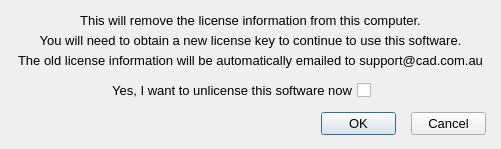
<?xml version="1.0" encoding="UTF-8"?>
<ui version="4.0">
 <class>Unlicense_Dialog</class>
 <widget class="QDialog" name="Unlicense_Dialog">
  <property name="geometry">
   <rect>
    <x>0</x>
    <y>0</y>
    <width>501</width>
    <height>149</height>
   </rect>
  </property>
  <property name="minimumSize">
   <size>
    <width>501</width>
    <height>149</height>
   </size>
  </property>
  <property name="maximumSize">
   <size>
    <width>501</width>
    <height>149</height>
   </size>
  </property>
  <property name="font">
   <font>
    <family>Arial</family>
    <pointsize>12</pointsize>
   </font>
  </property>
  <property name="windowTitle">
   <string>Unlicense Software</string>
  </property>
  <widget class="QCheckBox" name="_100">
   <property name="geometry">
    <rect>
     <x>60</x>
     <y>80</y>
     <width>311</width>
     <height>20</height>
    </rect>
   </property>
   <property name="font">
    <font>
     <pointsize>10</pointsize>
    </font>
   </property>
   <property name="layoutDirection">
    <enum>Qt::RightToLeft</enum>
   </property>
   <property name="text">
    <string>Yes, I want to unlicense this software now</string>
   </property>
  </widget>
  <widget class="QPushButton" name="_2">
   <property name="geometry">
    <rect>
     <x>411</x>
     <y>112</y>
     <width>75</width>
     <height>23</height>
    </rect>
   </property>
   <property name="font">
    <font>
     <pointsize>10</pointsize>
    </font>
   </property>
   <property name="text">
    <string>Cancel</string>
   </property>
   <property name="autoDefault">
    <bool>false</bool>
   </property>
  </widget>
  <widget class="QPushButton" name="_1">
   <property name="geometry">
    <rect>
     <x>321</x>
     <y>112</y>
     <width>75</width>
     <height>23</height>
    </rect>
   </property>
   <property name="font">
    <font>
     <pointsize>10</pointsize>
    </font>
   </property>
   <property name="text">
    <string>OK</string>
   </property>
   <property name="default">
    <bool>true</bool>
   </property>
  </widget>
  <widget class="QLabel" name="label">
   <property name="geometry">
    <rect>
     <x>10</x>
     <y>10</y>
     <width>481</width>
     <height>20</height>
    </rect>
   </property>
   <property name="font">
    <font>
     <pointsize>10</pointsize>
    </font>
   </property>
   <property name="text">
    <string>This will remove the license information from this computer.</string>
   </property>
   <property name="alignment">
    <set>Qt::AlignCenter</set>
   </property>
  </widget>
  <widget class="QLabel" name="label_2">
   <property name="geometry">
    <rect>
     <x>10</x>
     <y>30</y>
     <width>481</width>
     <height>20</height>
    </rect>
   </property>
   <property name="font">
    <font>
     <pointsize>10</pointsize>
    </font>
   </property>
   <property name="text">
    <string>You will need to obtain a new license key to continue to use this software.</string>
   </property>
   <property name="alignment">
    <set>Qt::AlignCenter</set>
   </property>
  </widget>
  <widget class="QLabel" name="label_3">
   <property name="geometry">
    <rect>
     <x>10</x>
     <y>50</y>
     <width>481</width>
     <height>20</height>
    </rect>
   </property>
   <property name="font">
    <font>
     <pointsize>10</pointsize>
    </font>
   </property>
   <property name="text">
    <string>The old license information will be automatically emailed to support@cad.com.au</string>
   </property>
   <property name="alignment">
    <set>Qt::AlignCenter</set>
   </property>
  </widget>
 </widget>
 <resources/>
 <connections/>
</ui>
